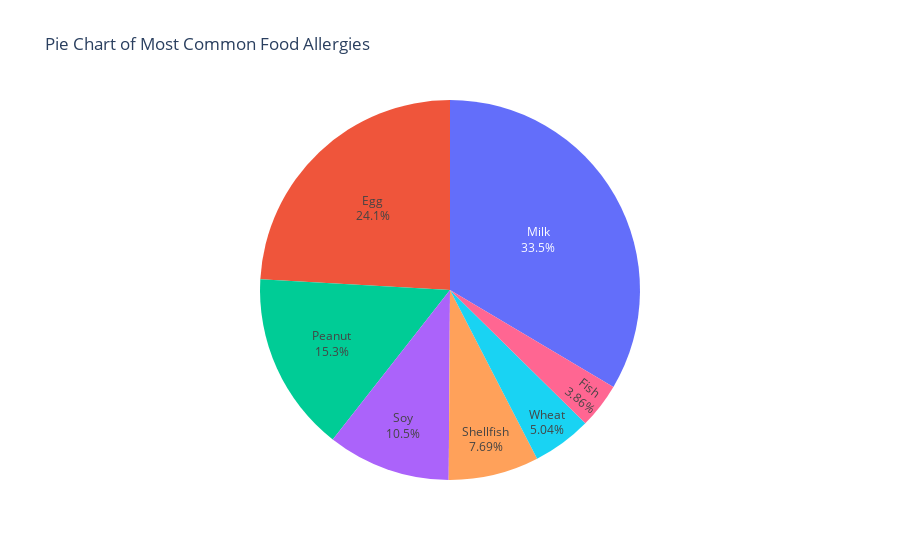
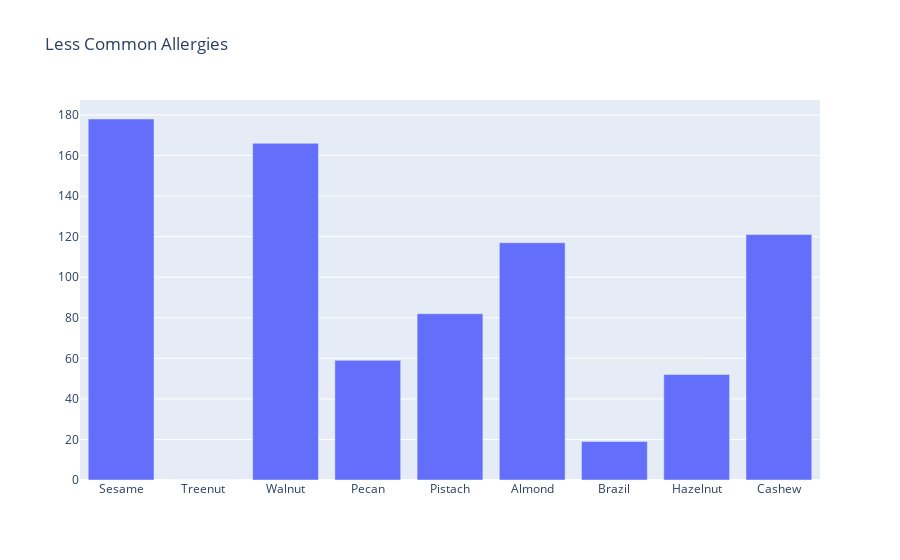

The cell these charts' notebook holds for them, in order:
### Markdown cell above
**Food Allergy Analysis**


We parsed through an open source data set containing over 3000 records of information about children's allergies. By analyzing this data, we have determined the distribution and prevalence of these allergies. This analysis allows us to understand the proportion of different allergies among the children and identify which allergies are the most common and rare. 

The static data visualization above is a pie chart representing the most common food allergies among the children in the dataset. The chart provides an overview of the distribution and prevalence of these allergies.

The primary goal of this analysis is to identify the most common food allergies among children based on the dataset. By visualizing the proportions of different allergies, we aim to gain insights into the prevalence of specific allergens.

Data Preparation: The dataset containing children's allergy information is loaded into a pandas DataFrame.
Filtering: We extract columns related to allergies and calculate the occurrence of non-null values for each allergy.
Threshold Determination: A percentage threshold of 2% is set to filter out less common allergies.
Visualization: We create a pie chart to visualize the most common food allergies among the children.

The pie chart illustrates the distribution of the most common food allergies among the children.

### Code cell
import pandas as pd
import plotly.graph_objects as go
import numpy as np

df = pd.read_csv('data.csv')
cols = [col for col in df.columns if 'ALG_END' in col]
labels = [name.replace('_ALG_END', '').title() for name in cols if 'END' in name]
values = []
for col in cols:
    if df[col].isnull().sum() == len(df[col]):
        values.append(0)
    else:
        num = 0
        for row in range(len(df[col])):
            if not np.isnan(df[col][row]):
                num += 1
        values.append(num)

total_values = sum(values)
percentage_threshold = 2

filtered_labels = []
filtered_values = []
for label, value in zip(labels, values):
    percentage = (value / total_values) * 100
    if percentage >= percentage_threshold:
        filtered_labels.append(label)
        filtered_values.append(value)

fig = go.Figure(data=[go.Pie(labels=filtered_labels, values=filtered_values, hovertemplate="%{label}: %{value}<br>(%{percent})")])
fig.update_traces(textposition='inside', textinfo='percent+label')
fig.update_layout(title='Pie Chart of Most Common Food Allergies', showlegend=False)

fig.show()

small_values_labels = []
small_values_values = []
for label, value in zip(labels, values):
    percentage = (value / total_values) * 100
    if percentage < percentage_threshold:
        small_values_labels.append(label)
        small_values_values.append(value)

fig_small = go.Figure([go.Bar(x=small_values_labels, y=small_values_values)])
fig_small.update_layout(title='Less Common Allergies')
fig_small.show()

### Figure 1 — Plotly figure (JSON) as saved in the notebook; plotly's stock layout.template omitted (floating-point values rounded to 4 significant figures)
{"data": [{"hovertemplate": "%{label}: %{value}<br>(%{percent})", "labels": ["Shellfish", "Fish", "Milk", "Soy", "Egg", "Wheat", "Peanut"], "textinfo": "percent+label", "textposition": "inside", "type": "pie", "values": [1051, 527, 4580, 1431, 3293, 688, 2092]}], "layout": {"showlegend": false, "title": {"text": "Pie Chart of Most Common Food Allergies"}}}

### Figure 2 — Plotly figure (JSON) as saved in the notebook; plotly's stock layout.template omitted (floating-point values rounded to 4 significant figures)
{"data": [{"type": "bar", "x": ["Sesame", "Treenut", "Walnut", "Pecan", "Pistach", "Almond", "Brazil", "Hazelnut", "Cashew"], "y": [178, 0, 166, 59, 82, 117, 19, 52, 121]}], "layout": {"title": {"text": "Less Common Allergies"}}}
